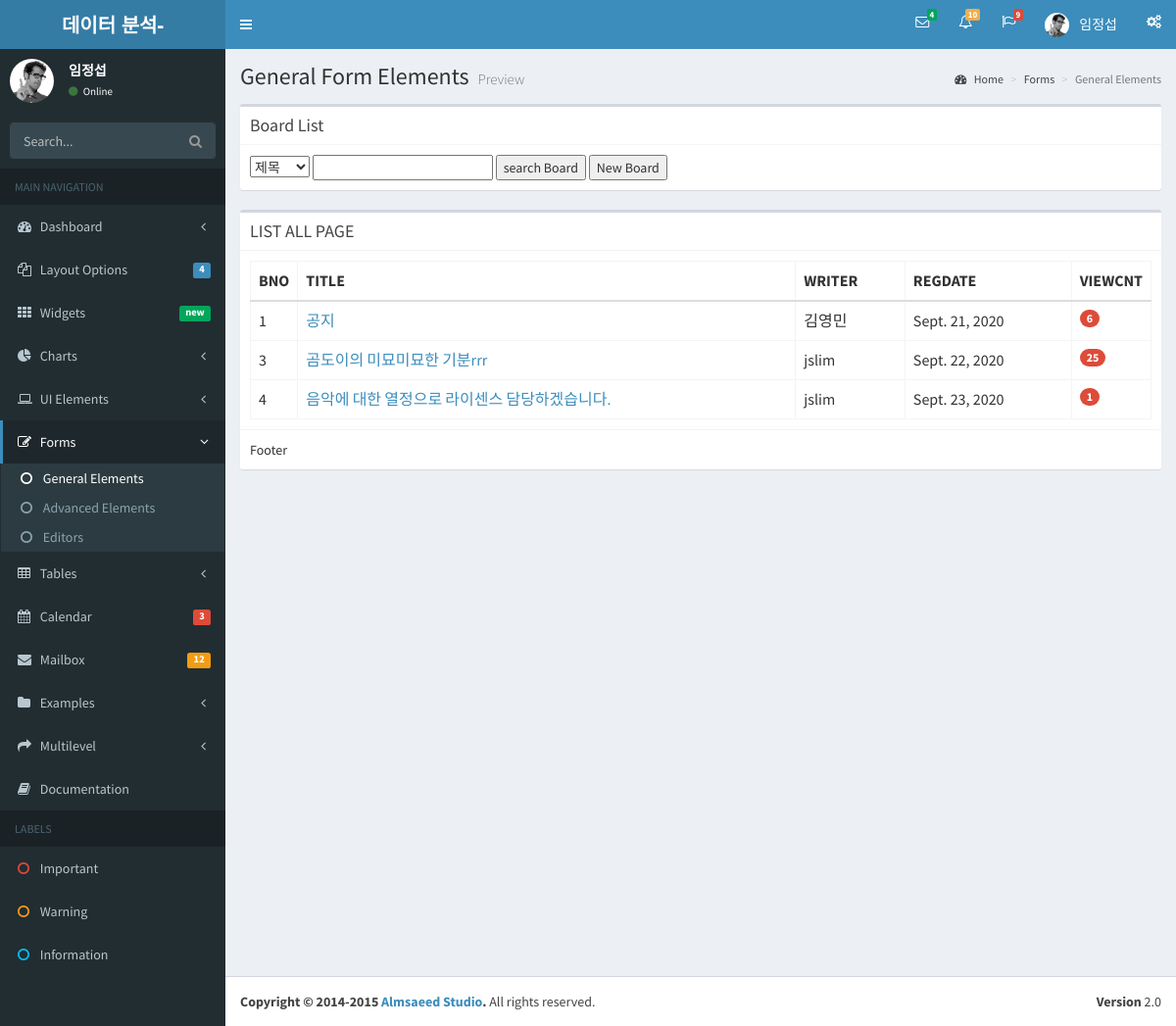
Page /bbs/bbs_list/ (signed in) on the committed database.
### BbsApp/models.py (models this page shows)
class Bbs(models.Model):
    title = models.CharField(max_length=100)
    writer = models.CharField(max_length=100)
    content = models.TextField()
    regdate = models.DateField(default= timezone.now)
    viewcnt = models.IntegerField(default=0)
    def __str__(self):
        return self.title

### BbsApp/views.py (the view)
# urls.py: path('bbs_list/', views.list, name = 'bbs_list'),
def list(request) :
    boards = Bbs.objects.all()
    print('boards result - ', type(boards), boards)
    context = {'boards': boards,
               'name': request.session['user_name'],
               'id': request.session['user_id']}
    return render(request, 'list.html', context)

### BbsApp/templates/list.html (shortened to what this page needs)
{% include 'header.html' %}
{% block content %}
<section class="content">
	<div class="row">
		<div class="col-md-12">
			<div class='box'>
				<div class="box-header with-border">
					<h3 class="box-title">Board List</h3>
				</div>
				<div class='box-body'>
					<select id="searchType">
						<option value="title">제목</option>
					</select>
					<input type="text" id="searchKeyword">
					<button id='searchBtn'>search Board</button>
					<button id='newBtn'>New Board</button>
				</div>
			</div>
          <div class="box">
				<div class="box-header with-border">
					<h3 class="box-title">LIST ALL PAGE</h3>
				</div>
				<div class="box-body">
{% if boards %}
<table class="table table-bordered">
	<tr>
		<th style="width: 10px">BNO</th>
		<th>TITLE</th>
		<th>WRITER</th>
		<th>REGDATE</th>
		<th style="width: 40px">VIEWCNT</th>
	</tr>
	<tbody id="tbody">
	{% for board in boards %}
	<tr>
		<td>{{board.id}}</td>
		<td><a href="{% url 'bbs_read' id=board.id %}">{{board.title}}</a></td>
		<td>{{board.writer}}</td>
		<td>{{board.regdate}}</td>
		<td><span class="badge bg-red">{{board.viewcnt}}</span></td>
	</tr>
	{% endfor %}
	</tbody>
</table>
{% else %}
					<p>데이터가 존재하지 않습니다.</p>
{% endif %}
				</div>
				<div class="box-footer">Footer</div>
			</div>
		</div>
	</div>
</section>
</div>
{% endblock %}
{% include 'footer.html' %}

### rows in the picture
Bbs: id "1", title "공지", writer "김영민", regdate "Sept. 21, 2020", viewcnt "6"
Bbs: id "3", title "곰도이의 미묘미묘한 기분rrr", writer "jslim", regdate "Sept. 22, 2020", viewcnt "25"
Bbs: id "4", title "음악에 대한 열정으로 라이센스 담당하겠습니다.", writer "jslim", regdate "Sept. 23, 2020", viewcnt "1"

### other values in the picture
{{ name }} "임정섭"
